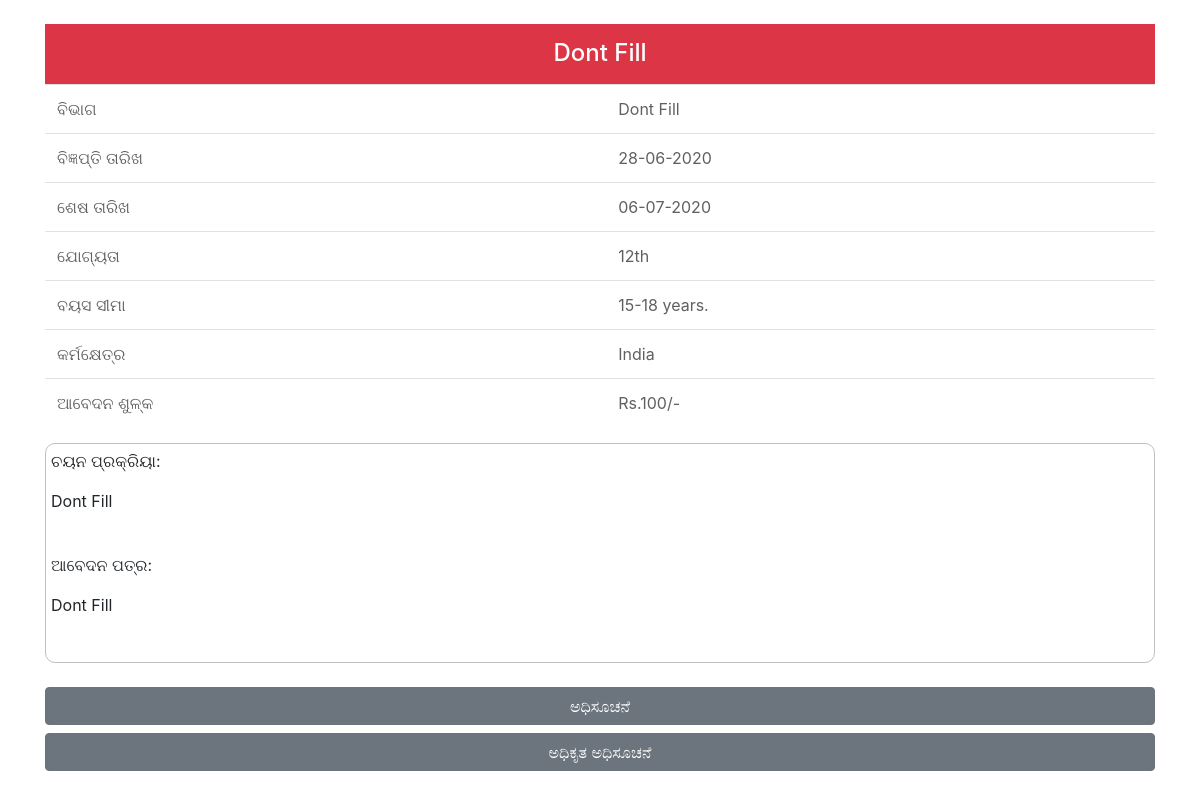
Screenshot of /detail_or/1 with the database file from the repository.
### English/models.py (models this page shows, shortened)
class Job(models.Model):
    JobId = models.AutoField(primary_key=True)
    Language = models.CharField(max_length=12, choices=STATES, default='ENGLISH')
    Name = models.CharField(max_length=100)
    Department = models.CharField(max_length=100)
    Notification_Date = models.CharField(max_length=100)
    Number_Of_Posts = models.CharField(max_length=100)
    LastDate = models.CharField(max_length=100)
    Education = models.CharField(max_length=100)
    Age_Limit = models.CharField(max_length=100)
    Salary = models.CharField(max_length=100)
    Location = models.CharField(max_length=100)
    Application_Fees = models.CharField(max_length=100)
    Selection_Process = models.TextField()
    How_To_Apply = models.TextField()
    Pdf_link = models.CharField(max_length=100)
    Official_Notification = models.CharField(max_length=100)
    Selection_Process_KN  = models.TextField(default="Dont Fill",blank=True, null=True)
    Selection_Process_TE  = models.TextField(default="Dont Fill",blank=True, null=True)
    Selection_Process_TA  = models.TextField(default="Dont Fill",blank=True, null=True)
    Selection_Process_MR  = models.TextField(default="Dont Fill",blank=True, null=True)
    Selection_Process_GU  = models.TextField(default="Dont Fill",blank=True, null=True)
    Selection_Process_PA  = models.TextField(default="Dont Fill",blank=True, null=True)
    Selection_Process_ML  = models.TextField(default="Dont Fill",blank=True, null=True)
    Selection_Process_UR  = models.TextField(default="Dont Fill",blank=True, null=True)
    Selection_Process_BN  = models.TextField(default="Dont Fill",blank=True, null=True)
    Selection_Process_OR  = models.TextField(default="Dont Fill",blank=True, null=True)
    How_To_Apply_KN  = models.TextField(default="Dont Fill",blank=True, null=True)
    How_To_Apply_TE  = models.TextField(default="Dont Fill",blank=True, null=True)
    How_To_Apply_TA  = models.TextField(default="Dont Fill",blank=True, null=True)
    How_To_Apply_MR  = models.TextField(default="Dont Fill",blank=True, null=True)
    How_To_Apply_GU  = models.TextField(default="Dont Fill",blank=True, null=True)
    How_To_Apply_PA  = models.TextField(default="Dont Fill",blank=True, null=True)
    How_To_Apply_ML  = models.TextField(default="Dont Fill",blank=True, null=True)
    How_To_Apply_UR  = models.TextField(default="Dont Fill",blank=True, null=True)
    How_To_Apply_BN  = models.TextField(default="Dont Fill",blank=True, null=True)
    How_To_Apply_OR  = models.TextField(default="Dont Fill",blank=True, null=True)
    How_To_Apply_HI  = models.TextField(default="Dont Fill",blank=True, null=True)
    Name_KN  = models.TextField(default="Dont Fill",blank=True, null=True)
    Name_TE  = models.TextField(default="Dont Fill",blank=True, null=True)
    Name_TA  = models.TextField(default="Dont Fill",blank=True, null=True)
    Name_MR  = models.TextField(default="Dont Fill",blank=True, null=True)
    Name_GU  = models.TextField(default="Dont Fill",blank=True, null=True)
    Name_PA  = models.TextField(default="Dont Fill",blank=True, null=True)
    Name_ML  = models.TextField(default="Dont Fill",blank=True, null=True)
    Name_UR  = models.TextField(default="Dont Fill",blank=True, null=True)
    Name_BN  = models.TextField(default="Dont Fill",blank=True, null=True)
    Name_OR  = models.TextField(default="Dont Fill",blank=True, null=True)
    Name_HI  = models.TextField(default="Dont Fill",blank=True, null=True)
    Department_KN  = models.TextField(default="Dont Fill",blank=True, null=True)
    Department_TE  = models.TextField(default="Dont Fill",blank=True, null=True)
    Department_TA  = models.TextField(default="Dont Fill",blank=True, null=True)
    Department_MR  = models.TextField(default="Dont Fill",blank=True, null=True)
    Department_GU  = models.TextField(default="Dont Fill",blank=True, null=True)
    Department_PA  = models.TextField(default="Dont Fill",blank=True, null=True)
    Department_ML  = models.TextField(default="Dont Fill",blank=True, null=True)
    Department_UR  = models.TextField(default="Dont Fill",blank=True, null=True)
    Department_BN  = models.TextField(default="Dont Fill",blank=True, null=True)
    Department_OR  = models.TextField(default="Dont Fill",blank=True, null=True)
    Department_HI  = models.TextField(default="Dont Fill",blank=True, null=True)
    Location_TE  = models.TextField(default="Dont Fill",blank=True, null=True)
    Location_TA  = models.TextField(default="Dont Fill",blank=True, null=True)
    Location_MR  = models.TextField(default="Dont Fill",blank=True, null=True)
    Location_GU  = models.TextField(default="Dont Fill",blank=True, null=True)
    Location_PA  = models.TextField(default="Dont Fill",blank=True, null=True)
    Location_ML  = models.TextField(default="Dont Fill",blank=True, null=True)
    Location_UR  = models.TextField(default="Dont Fill",blank=True, null=True)
    Location_BN  = models.TextField(default="Dont Fill",blank=True, null=True)
    Location_OR  = models.TextField(default="Dont Fill",blank=True, null=True)
    Location_HI  = models.TextField(default="Dont Fill",blank=True, null=True)
    Location_KN  = models.TextField(default="Dont Fill",blank=True, null=True)
    class Meta:
      db_table = "jobs"

### English/views.py (the view)
def detail_or(request,Id):
   qs = Job.objects.filter(JobId=Id)
   return render(request, "detail_or.html", {'qs':list(qs)})

### English/templates/detail_or.html (shortened to what this page needs)
<!DOCTYPE html>
<html lang="en">
<head>
  <link rel="stylesheet" href="https://maxcdn.bootstrapcdn.com/bootstrap/4.5.0/css/bootstrap.min.css">
</head>
<body style="background-color: #fff">
<br>
      {% for obj in qs %}
<div class="container">
  <div style="background-color: #dc3545;min-height: 60px;">
     <h4 style="text-align: center;color: #fff;padding: 15px;">{{obj.Name_OR}}</h4>
      </div>
  <table class="table">
    <tbody style="color:#606060">
      <tr>
        <td>ବିଭାଗ</td>
        <td>{{obj.Department_OR}}</td>
      </tr>
      <tr>
        <td>ବିଜ୍ଞପ୍ତି ତାରିଖ</td>
        <td>{{obj.Notification_Date}}</td>
      </tr>
      <tr>
        <td>ଶେଷ ତାରିଖ</td>
        <td>{{obj.LastDate}}</td>
      </tr>
      <tr>
        <td>ଯୋଗ୍ୟତା</td>
        <td>{{obj.Education}}</td>
      </tr>
      <tr>
        <td>ବୟସ ସୀମା</td>
        <td>{{obj.Age_Limit}}</td>
      </tr>
      <tr>
        <td>କର୍ମକ୍ଷେତ୍ର</td>
        <td>{{obj.Location}}</td>
      </tr>
      <tr>
        <td>ଆବେଦନ ଶୁଳ୍କ </td>
        <td>{{obj.Application_Fees}}</td>
      </tr>
    </tbody>
  </table>
<div style="border: 1px solid #c0c0c0;border-radius: 10px;padding: 5px;">
    <p>ଚୟନ ପ୍ରକ୍ରିୟା:</p>
    <p>{{obj.Selection_Process_OR}}</p>
    <br>
    <p>ଆବେଦନ ପତ୍ର:</p>
    <p>{{obj.How_To_Apply_OR}}</p>
    <br>
</div>
  <br>
  <a href="{{obj.Pdf_link}}" class="btn btn-secondary btn-block">ಅಧಿಸೂಚನೆ</a>
  <a href="{{obj.Official_Notification}}" class="btn btn-secondary btn-block">ಅಧಿಕೃತ ಅಧಿಸೂಚನೆ</a>
  <br>
  <br>
    {% endfor %}
</div>
</body>
</html>

### rows the page displays
Job: Name_OR "Dont Fill", Department_OR "Dont Fill", Notification_Date "28-06-2020", LastDate "06-07-2020", Education "12th", Age_Limit "15-18 years.", Location "India", Application_Fees "Rs.100/-", Selection_Process_OR "Dont Fill", How_To_Apply_OR "Dont Fill"
